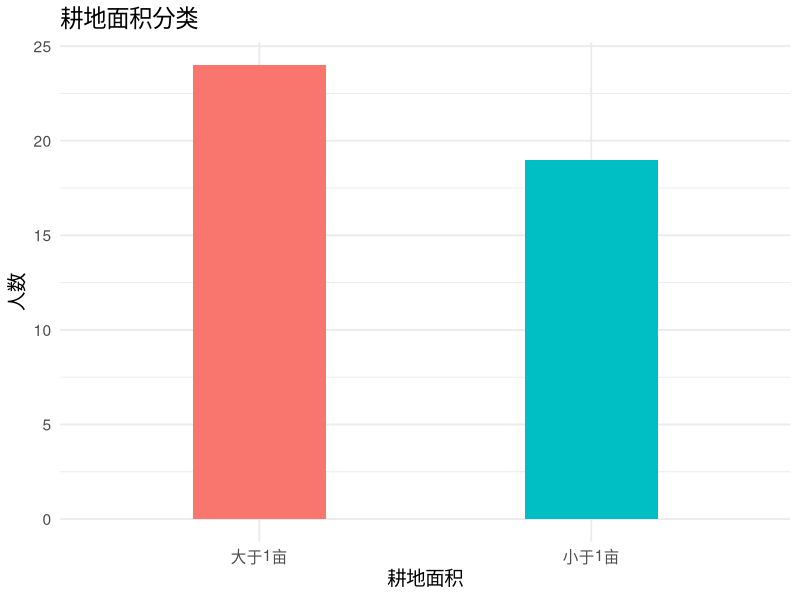
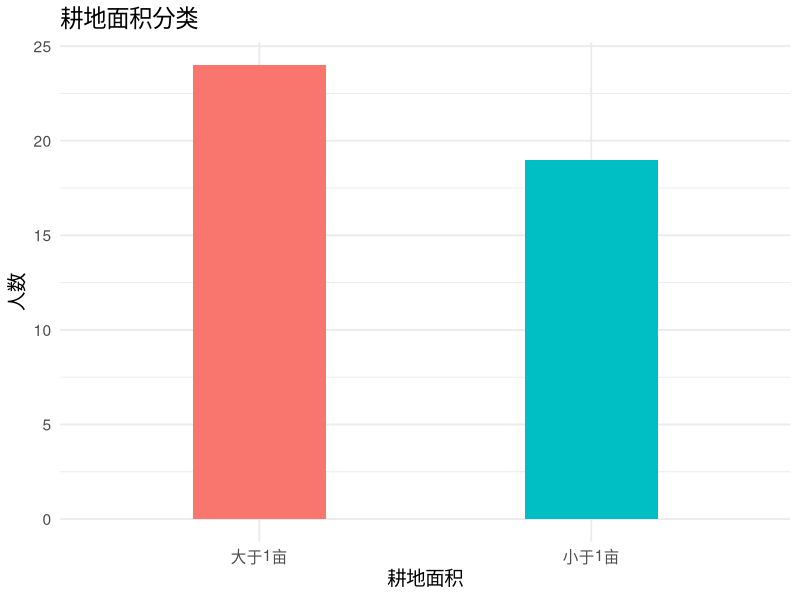

The R source for these figures, in order:
library(ggplot2)
library(readxl)

# 创建输出文件夹
dir.create("Plot", showWarnings = FALSE)

# 读取数据
df <- read_excel("Data/Q_Rversion.xlsx", sheet = "Sheet1", col_names = FALSE)

# 提取耕地面积信息（第1-2行）
print(df[[2]][2])  
print(df[[2]][3])  

land_area <- data.frame(
  type = c(df[[1]][2], df[[1]][3]),
  count = as.numeric(c(df[[2]][2], df[[2]][3]))
)

# 绘图
p1 <- ggplot(land_area, aes(x = type, y = count, fill = type)) +
  geom_col(width = 0.4, show.legend = FALSE) +
  labs(title = "耕地面积分类", x = "耕地面积", y = "人数") +
  theme_minimal(base_size = 14)
p1
# 保存
ggsave("Plot/耕地面积分类.png", p1, width = 6, height = 4)
